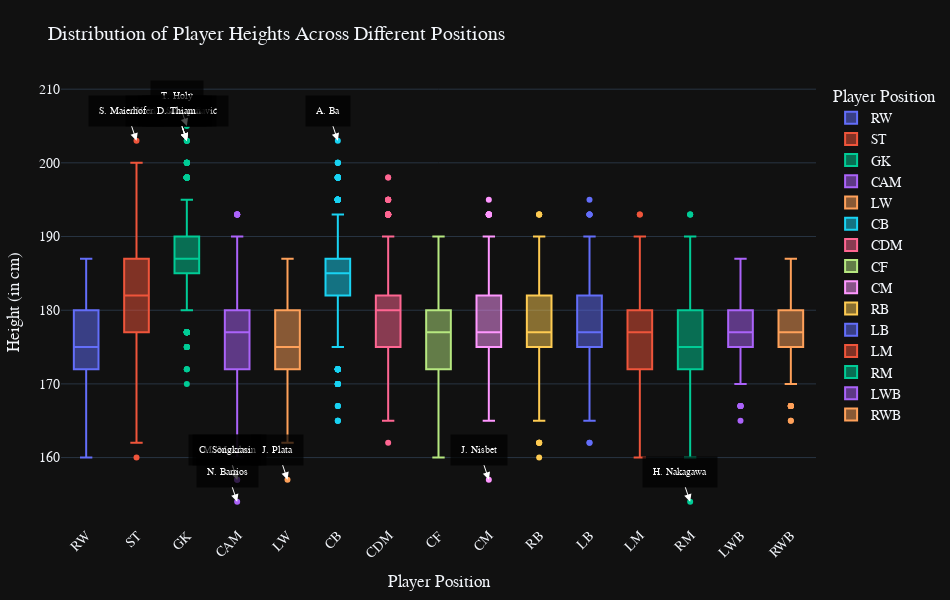

The code cell stored with this chart in its notebook:
### Code cell
import pandas as pd
import plotly.express as px

df = pd.read_csv("Fifa21-fully-cleaned.csv")

fig = px.box(
    df,
    x='BP',
    y='Height',
    color='BP',
    title='Distribution of Player Heights Across Different Positions',
    labels={'BP': 'Player Position', 'Height': 'Height (in cm)'},
    template='plotly_dark'
)

Q1 = df['Height'].quantile(0.25)
Q3 = df['Height'].quantile(0.75)
IQR = Q3 - Q1

lower_fence = Q1 - 1.5 * IQR
upper_fence = Q3 + 1.5 * IQR
outliers = df[(df['Height'] < lower_fence) | (df['Height'] > upper_fence)]

for i, row in outliers.iterrows():
    fig.add_annotation(
        x=row['BP'],
        y=row['Height'],
        text=row['Name'],
        showarrow=True,
        arrowhead=2,
        arrowsize=1.5,
        font=dict(size=10, color='white'),
        arrowcolor='white',
        bgcolor='rgba(0, 0, 0, 0.7)',
        borderpad=10,
        xanchor='center'
    )

fig.update_layout(
    height=600,
    width=950,
    font=dict(family='Arial', size=14),
    title_font_size=20,
    xaxis_title='Player Position',
    yaxis_title='Height (in cm)',
    xaxis_tickangle=-45,
    margin=dict(l=60, r=40, t=80, b=60)
)

fig.show()

### Figure 1 — Plotly figure (JSON) as saved in the notebook; plotly's stock layout.template omitted (floating-point values rounded to 4 significant figures; data arrays with more than 128 entries replaced by an {"elided": "..."} marker saying what was removed)
{"data": [{"alignmentgroup": "True", "hovertemplate": "Player Position=%{x}<br>Height (in cm)=%{y}<extra></extra>", "legendgroup": "RW", "marker": {"color": "#636efa"}, "name": "RW", "notched": false, "offsetgroup": "RW", "orientation": "v", "showlegend": true, "type": "box", "x": {"elided": "298 str values"}, "x0": " ", "xaxis": "x", "y": {"elided": "298 int values"}, "y0": " ", "yaxis": "y"}, {"alignmentgroup": "True", "hovertemplate": "Player Position=%{x}<br>Height (in cm)=%{y}<extra></extra>", "legendgroup": "ST", "marker": {"color": "#EF553B"}, "name": "ST", "notched": false, "offsetgroup": "ST", "orientation": "v", "showlegend": true, "type": "box", "x": {"elided": "2680 str values"}, "x0": " ", "xaxis": "x", "y": {"elided": "2680 int values"}, "y0": " ", "yaxis": "y"}, {"alignmentgroup": "True", "hovertemplate": "Player Position=%{x}<br>Height (in cm)=%{y}<extra></extra>", "legendgroup": "GK", "marker": {"color": "#00cc96"}, "name": "GK", "notched": false, "offsetgroup": "GK", "orientation": "v", "showlegend": true, "type": "box", "x": {"elided": "2075 str values"}, "x0": " ", "xaxis": "x", "y": {"elided": "2075 int values"}, "y0": " ", "yaxis": "y"}, {"alignmentgroup": "True", "hovertemplate": "Player Position=%{x}<br>Height (in cm)=%{y}<extra></extra>", "legendgroup": "CAM", "marker": {"color": "#ab63fa"}, "name": "CAM", "notched": false, "offsetgroup": "CAM", "orientation": "v", "showlegend": true, "type": "box", "x": {"elided": "2299 str values"}, "x0": " ", "xaxis": "x", "y": {"elided": "2299 int values"}, "y0": " ", "yaxis": "y"}, {"alignmentgroup": "True", "hovertemplate": "Player Position=%{x}<br>Height (in cm)=%{y}<extra></extra>", "legendgroup": "LW", "marker": {"color": "#FFA15A"}, "name": "LW", "notched": false, "offsetgroup": "LW", "orientation": "v", "showlegend": true, "type": "box", "x": {"elided": "186 str values"}, "x0": " ", "xaxis": "x", "y": {"elided": "186 int values"}, "y0": " ", "yaxis": "y"}, {"alignmentgroup": "True", "hovertemplate": "Player Position=%{x}<br>Height (in cm)=%{y}<extra></extra>", "legendgroup": "CB", "marker": {"color": "#19d3f3"}, "name": "CB", "notched": false, "offsetgroup": "CB", "orientation": "v", "showlegend": true, "type": "box", "x": {"elided": "3685 str values"}, "x0": " ", "xaxis": "x", "y": {"elided": "3685 int values"}, "y0": " ", "yaxis": "y"}, {"alignmentgroup": "True", "hovertemplate": "Player Position=%{x}<br>Height (in cm)=%{y}<extra></extra>", "legendgroup": "CDM", "marker": {"color": "#FF6692"}, "name": "CDM", "notched": false, "offsetgroup": "CDM", "orientation": "v", "showlegend": true, "type": "box", "x": {"elided": "1445 str values"}, "x0": " ", "xaxis": "x", "y": {"elided": "1445 int values"}, "y0": " ", "yaxis": "y"}, {"alignmentgroup": "True", "hovertemplate": "Player Position=%{x}<br>Height (in cm)=%{y}<extra></extra>", "legendgroup": "CF", "marker": {"color": "#B6E880"}, "name": "CF", "notched": false, "offsetgroup": "CF", "orientation": "v", "showlegend": true, "type": "box", "x": ["CF", "CF", "CF", "CF", "CF", "CF", "CF", "CF", "CF", "CF", "CF", "CF", "CF", "CF", "CF", "CF", "CF", "CF", "CF", "CF", "CF", "CF", "CF", "CF", "CF", "CF", "CF", "CF", "CF", "CF", "CF", "CF", "CF", "CF", "CF", "CF", "CF", "CF", "CF", "CF", "CF", "CF", "CF", "CF", "CF", "CF", "CF", "CF", "CF", "CF", "CF", "CF", "CF", "CF", "CF", "CF", "CF", "CF", "CF", "CF", "CF", "CF", "CF", "CF", "CF", "CF", "CF", "CF", "CF", "CF", "CF", "CF", "CF", "CF", "CF", "CF", "CF", "CF"], "x0": " ", "xaxis": "x", "y": [185, 180, 170, 170, 180, 180, 180, 175, 182, 177, 175, 182, 182, 185, 182, 182, 190, 175, 182, 187, 172, 180, 177, 182, 177, 175, 177, 182, 177, 170, 170, 172, 180, 182, 165, 180, 165, 175, 177, 170, 172, 177, 165, 180, 180, 180, 182, 182, 180, 172, 177, 175, 170, 177, 182, 172, 165, 175, 172, 177, 177, 177, 175, 187, 160, 177, 167, 177, 172, 175, 182, 172, 185, 180, 177, 172, 165, 172], "y0": " ", "yaxis": "y"}, {"alignmentgroup": "True", "hovertemplate": "Player Position=%{x}<br>Height (in cm)=%{y}<extra></extra>", "legendgroup": "CM", "marker": {"color": "#FF97FF"}, "name": "CM", "notched": false, "offsetgroup": "CM", "orientation": "v", "showlegend": true, "type": "box", "x": {"elided": "1047 str values"}, "x0": " ", "xaxis": "x", "y": {"elided": "1047 int values"}, "y0": " ", "yaxis": "y"}, {"alignmentgroup": "True", "hovertemplate": "Player Position=%{x}<br>Height (in cm)=%{y}<extra></extra>", "legendgroup": "RB", "marker": {"color": "#FECB52"}, "name": "RB", "notched": false, "offsetgroup": "RB", "orientation": "v", "showlegend": true, "type": "box", "x": {"elided": "1079 str values"}, "x0": " ", "xaxis": "x", "y": {"elided": "1079 int values"}, "y0": " ", "yaxis": "y"}, {"alignmentgroup": "True", "hovertemplate": "Player Position=%{x}<br>Height (in cm)=%{y}<extra></extra>", "legendgroup": "LB", "marker": {"color": "#636efa"}, "name": "LB", "notched": false, "offsetgroup": "LB", "orientation": "v", "showlegend": true, "type": "box", "x": {"elided": "1086 str values"}, "x0": " ", "xaxis": "x", "y": {"elided": "1086 int values"}, "y0": " ", "yaxis": "y"}, {"alignmentgroup": "True", "hovertemplate": "Player Position=%{x}<br>Height (in cm)=%{y}<extra></extra>", "legendgroup": "LM", "marker": {"color": "#EF553B"}, "name": "LM", "notched": false, "offsetgroup": "LM", "orientation": "v", "showlegend": true, "type": "box", "x": {"elided": "871 str values"}, "x0": " ", "xaxis": "x", "y": {"elided": "871 int values"}, "y0": " ", "yaxis": "y"}, {"alignmentgroup": "True", "hovertemplate": "Player Position=%{x}<br>Height (in cm)=%{y}<extra></extra>", "legendgroup": "RM", "marker": {"color": "#00cc96"}, "name": "RM", "notched": false, "offsetgroup": "RM", "orientation": "v", "showlegend": true, "type": "box", "x": {"elided": "1611 str values"}, "x0": " ", "xaxis": "x", "y": {"elided": "1611 int values"}, "y0": " ", "yaxis": "y"}, {"alignmentgroup": "True", "hovertemplate": "Player Position=%{x}<br>Height (in cm)=%{y}<extra></extra>", "legendgroup": "LWB", "marker": {"color": "#ab63fa"}, "name": "LWB", "notched": false, "offsetgroup": "LWB", "orientation": "v", "showlegend": true, "type": "box", "x": {"elided": "261 str values"}, "x0": " ", "xaxis": "x", "y": {"elided": "261 int values"}, "y0": " ", "yaxis": "y"}, {"alignmentgroup": "True", "hovertemplate": "Player Position=%{x}<br>Height (in cm)=%{y}<extra></extra>", "legendgroup": "RWB", "marker": {"color": "#FFA15A"}, "name": "RWB", "notched": false, "offsetgroup": "RWB", "orientation": "v", "showlegend": true, "type": "box", "x": {"elided": "277 str values"}, "x0": " ", "xaxis": "x", "y": {"elided": "277 int values"}, "y0": " ", "yaxis": "y"}], "layout": {"annotations": [{"arrowcolor": "white", "arrowhead": 2, "arrowsize": 1.5, "bgcolor": "rgba(0, 0, 0, 0.7)", "borderpad": 10, "font": {"color": "white", "size": 10}, "showarrow": true, "text": "M. Moralez", "x": "CAM", "xanchor": "center", "y": 157}, {"arrowcolor": "white", "arrowhead": 2, "arrowsize": 1.5, "bgcolor": "rgba(0, 0, 0, 0.7)", "borderpad": 10, "font": {"color": "white", "size": 10}, "showarrow": true, "text": "C. Songkrasin", "x": "CAM", "xanchor": "center", "y": 157}, {"arrowcolor": "white", "arrowhead": 2, "arrowsize": 1.5, "bgcolor": "rgba(0, 0, 0, 0.7)", "borderpad": 10, "font": {"color": "white", "size": 10}, "showarrow": true, "text": "C. Pantilimon", "x": "GK", "xanchor": "center", "y": 203}, {"arrowcolor": "white", "arrowhead": 2, "arrowsize": 1.5, "bgcolor": "rgba(0, 0, 0, 0.7)", "borderpad": 10, "font": {"color": "white", "size": 10}, "showarrow": true, "text": "J. Plata", "x": "LW", "xanchor": "center", "y": 157}, {"arrowcolor": "white", "arrowhead": 2, "arrowsize": 1.5, "bgcolor": "rgba(0, 0, 0, 0.7)", "borderpad": 10, "font": {"color": "white", "size": 10}, "showarrow": true, "text": "N. Barrios", "x": "CAM", "xanchor": "center", "y": 154}, {"arrowcolor": "white", "arrowhead": 2, "arrowsize": 1.5, "bgcolor": "rgba(0, 0, 0, 0.7)", "borderpad": 10, "font": {"color": "white", "size": 10}, "showarrow": true, "text": "V. Milinković-Savić", "x": "GK", "xanchor": "center", "y": 203}, {"arrowcolor": "white", "arrowhead": 2, "arrowsize": 1.5, "bgcolor": "rgba(0, 0, 0, 0.7)", "borderpad": 10, "font": {"color": "white", "size": 10}, "showarrow": true, "text": "K. Scherpen", "x": "GK", "xanchor": "center", "y": 203}, {"arrowcolor": "white", "arrowhead": 2, "arrowsize": 1.5, "bgcolor": "rgba(0, 0, 0, 0.7)", "borderpad": 10, "font": {"color": "white", "size": 10}, "showarrow": true, "text": "T. Holý", "x": "GK", "xanchor": "center", "y": 205}, {"arrowcolor": "white", "arrowhead": 2, "arrowsize": 1.5, "bgcolor": "rgba(0, 0, 0, 0.7)", "borderpad": 10, "font": {"color": "white", "size": 10}, "showarrow": true, "text": "A. Ba", "x": "CB", "xanchor": "center", "y": 203}, {"arrowcolor": "white", "arrowhead": 2, "arrowsize": 1.5, "bgcolor": "rgba(0, 0, 0, 0.7)", "borderpad": 10, "font": {"color": "white", "size": 10}, "showarrow": true, "text": "S. Maierhofer", "x": "ST", "xanchor": "center", "y": 203}, {"arrowcolor": "white", "arrowhead": 2, "arrowsize": 1.5, "bgcolor": "rgba(0, 0, 0, 0.7)", "borderpad": 10, "font": {"color": "white", "size": 10}, "showarrow": true, "text": "H. Nakagawa", "x": "RM", "xanchor": "center", "y": 154}, {"arrowcolor": "white", "arrowhead": 2, "arrowsize": 1.5, "bgcolor": "rgba(0, 0, 0, 0.7)", "borderpad": 10, "font": {"color": "white", "size": 10}, "showarrow": true, "text": "J. Nisbet", "x": "CM", "xanchor": "center", "y": 157}, {"arrowcolor": "white", "arrowhead": 2, "arrowsize": 1.5, "bgcolor": "rgba(0, 0, 0, 0.7)", "borderpad": 10, "font": {"color": "white", "size": 10}, "showarrow": true, "text": "D. Thiam", "x": "GK", "xanchor": "center", "y": 203}], "boxmode": "overlay", "font": {"family": "Arial", "size": 14}, "height": 600, "legend": {"title": {"text": "Player Position"}, "tracegroupgap": 0}, "margin": {"b": 60, "l": 60, "r": 40, "t": 80}, "title": {"font": {"size": 20}, "text": "Distribution of Player Heights Across Different Positions"}, "width": 950, "xaxis": {"anchor": "y", "categoryarray": ["RW", "ST", "GK", "CAM", "LW", "CB", "CDM", "CF", "CM", "RB", "LB", "LM", "RM", "LWB", "RWB"], "categoryorder": "array", "domain": [0, 1], "tickangle": -45, "title": {"text": "Player Position"}}, "yaxis": {"anchor": "x", "domain": [0, 1], "title": {"text": "Height (in cm)"}}}}
